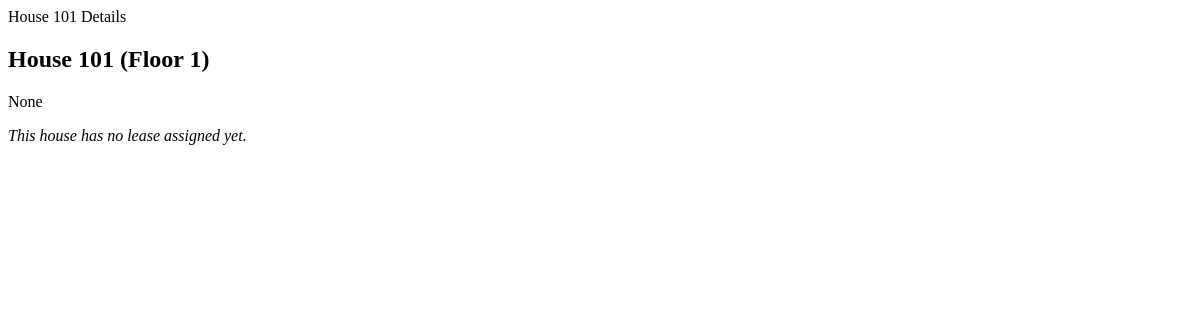
Before: /accounts/houses/3/ with the older database file.
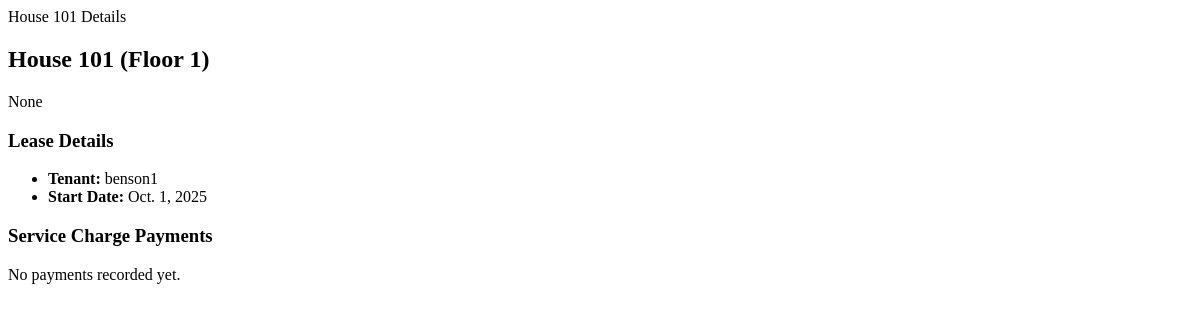
After: the same page with the newer database file.
### accounts/models.py (models this page shows, shortened)
class Lease(models.Model):
    tenant = models.ForeignKey(User, on_delete=models.CASCADE)   # The tenant renting
    house = models.ForeignKey(House, on_delete=models.CASCADE)   # The house being leased
    start_date = models.DateField(default=timezone.now)
    service_charge = models.DecimalField(max_digits=10, decimal_places=2)

class User(AbstractUser):
    ROLE_CHOICES = (
        ('manager', 'Manager'),
        ('tenant', 'Tenant'),
    )
    role = models.CharField(max_length=20, choices=ROLE_CHOICES, default='tenant')

### accounts/views.py (the view)
# urls.py: path('houses/<int:house_id>/', views.house_detail, name='house_detail'),
def house_detail(request, house_id):
    house = get_object_or_404(House, id=house_id)
    lease = Lease.objects.filter(house=house).first()
    payments = ServiceChargePayment.objects.filter(lease=lease) if lease else []
    context = {
        "house": house,
        "lease": lease,
        "payments": payments,
    }
    return render(request, "accounts/house_detail.html", context)

### accounts/templates/accounts/house_detail.html
{% block title %}House {{ house.number }} Details{% endblock %}
<div class="container mt-4">
    <h2>House {{ house.number }} (Floor {{ house.floor }})</h2>
    <p>{{ house.description }}</p>
    {% if lease %}
        <h3 class="mt-4">Lease Details</h3>
        <ul>
            <li><strong>Tenant:</strong> {{ lease.tenant.username }}</li>
            <li><strong>Start Date:</strong> {{ lease.start_date }}</li>
        </ul>
        <h3 class="mt-4">Service Charge Payments</h3>
        {% if payments %}
            <table class="table table-striped">
                <thead>
                    <tr>
                        <th>Amount</th>
                        <th>Date</th>
                    </tr>
                </thead>
                <tbody>
                    {% for payment in payments %}
                        <tr>
                            <td>KES {{ payment.amount }}</td>
                            <td>{{ payment.payment_date }}</td>
                        </tr>
                    {% endfor %}
                </tbody>
            </table>
        {% else %}
            <p>No payments recorded yet.</p>
        {% endif %}
    {% else %}
        <p><em>This house has no lease assigned yet.</em></p>
    {% endif %}
</div>

Changed rows visible on the page:
added Lease: tenant.username "benson1", start_date "Oct. 1, 2025"
Other visible differences:
text no longer shown: "This house has no lease assigned yet."
text now shown: "Lease Details Tenant: Start Date: Service Charge Payments No payments recorded yet."
